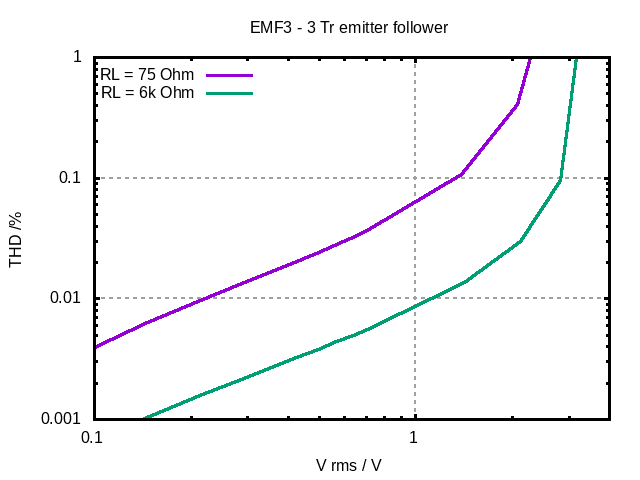

Write the gnuplot code that produced this figure.
set termoption noenhanced
set title "EMF3 - 3 Tr emitter follower"
set xlabel "V rms / V"
set ylabel "THD /%"
set grid lw 2
set logscale x 
set xrange [0.1:4]
set logscale y 
set yrange [0.001:1]
#set xtics 1
#set x2tics 1
#set ytics 1
#set y2tics 1
set border lw 3
set format y "%g"
set format x "%g"
plot '02_EMF3_THD_PY.CIR_result.txt' using 1:2 with lines lw 3 title "RL = 75 Ohm" at graph 0.2,0.95,\
     '02_EMF3_THD_PY.CIR_result.txt' using 3:4 with lines lw 3 title "RL = 6k Ohm" at graph 0.2,0.9
set terminal png noenhanced
set out '02_EMF3_THD.png'
replot
set term pop
replot
pause mouse
